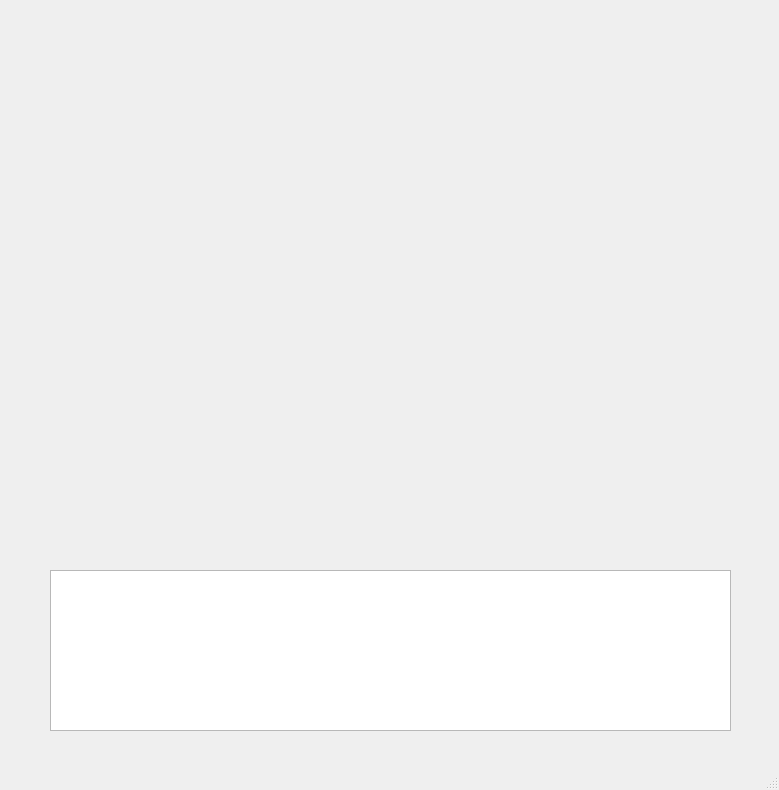
<?xml version="1.0" encoding="UTF-8"?>
<ui version="4.0">
 <class>MainWindow</class>
 <widget class="QMainWindow" name="MainWindow">
  <property name="geometry">
   <rect>
    <x>0</x>
    <y>0</y>
    <width>779</width>
    <height>790</height>
   </rect>
  </property>
  <property name="windowTitle">
   <string>HK4EQuickOpen</string>
  </property>
  <widget class="QWidget" name="centralwidget">
   <widget class="QWidget" name="verticalLayoutWidget">
    <property name="geometry">
     <rect>
      <x>50</x>
      <y>10</y>
      <width>681</width>
      <height>521</height>
     </rect>
    </property>
    <layout class="QVBoxLayout" name="verticalLayout"/>
   </widget>
   <widget class="QTextEdit" name="ConsoleText">
    <property name="geometry">
     <rect>
      <x>50</x>
      <y>570</y>
      <width>681</width>
      <height>161</height>
     </rect>
    </property>
   </widget>
  </widget>
  <widget class="QMenuBar" name="menubar">
   <property name="geometry">
    <rect>
     <x>0</x>
     <y>0</y>
     <width>779</width>
     <height>22</height>
    </rect>
   </property>
  </widget>
  <widget class="QStatusBar" name="statusbar"/>
 </widget>
 <resources/>
 <connections/>
</ui>
